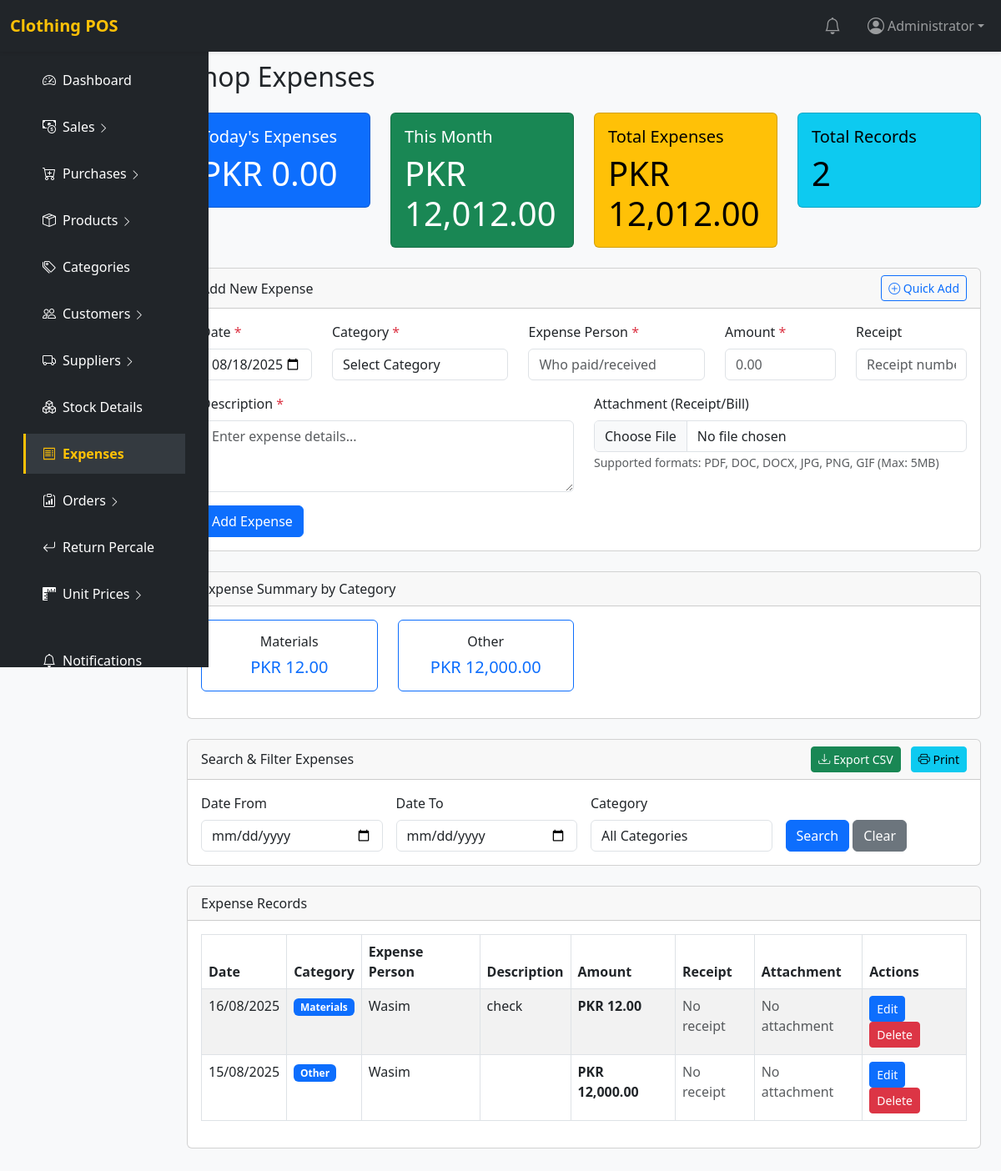
Before: /expenses.php (signed in) with the older database file.
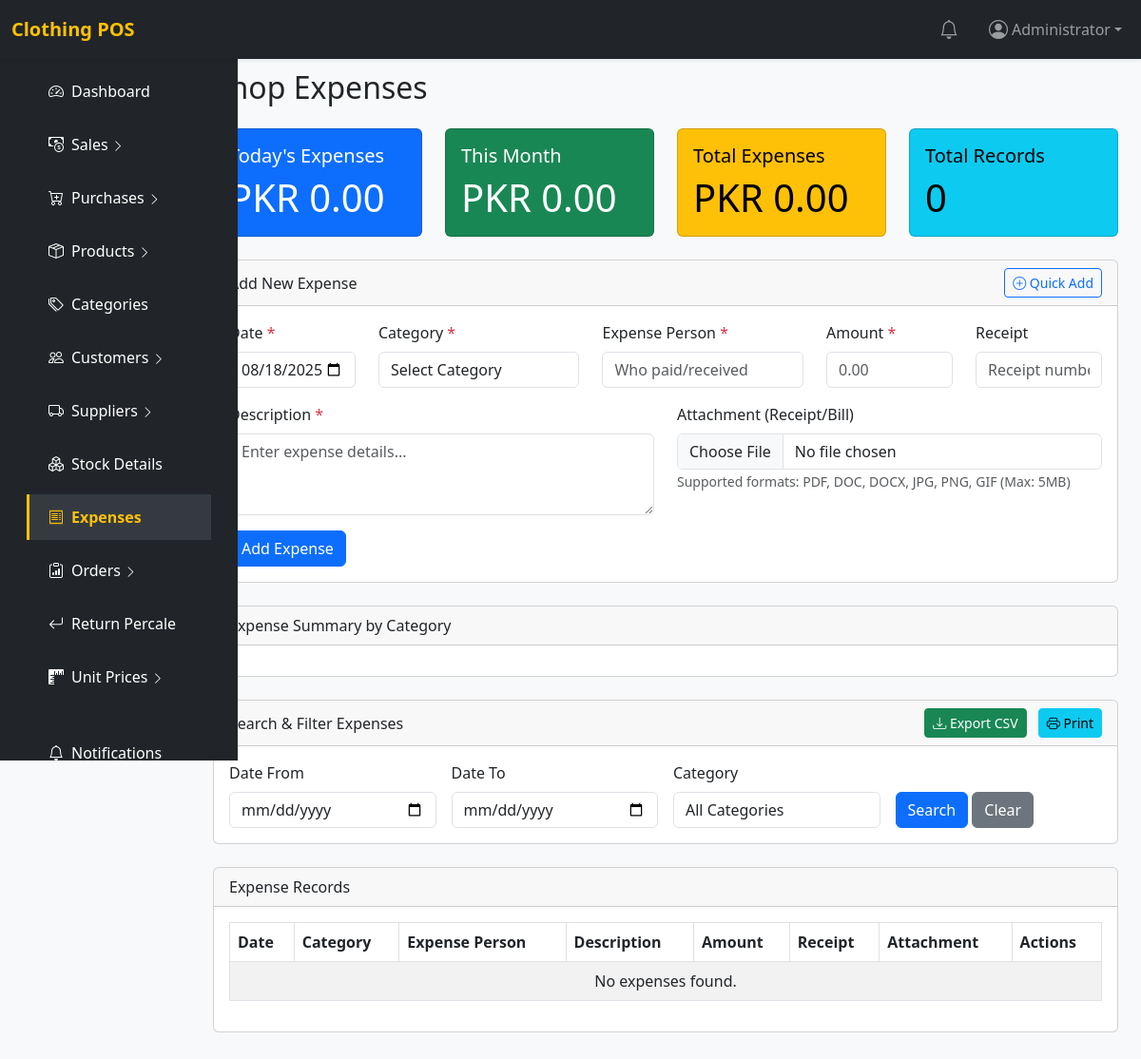
After: the same page with the newer database file.
### tables this page shows
CREATE TABLE `expenses` (
  `id` int(11) NOT NULL,
  `company_id` int(11) NOT NULL DEFAULT 1,
  `cat_id` int(11) NOT NULL,
  `expense_person` varchar(100) NOT NULL,
  `amount` decimal(15,2) NOT NULL,
  `details` varchar(255) NOT NULL,
  `exp_date` date NOT NULL,
  `receipt` varchar(255) NOT NULL,
  `attachment_path` varchar(255) DEFAULT NULL,
  `created_at` timestamp NOT NULL DEFAULT current_timestamp(),
  `updated_at` timestamp NULL DEFAULT NULL ON UPDATE current_timestamp()
);

CREATE TABLE `expenses_category` (
  `id` int(11) NOT NULL,
  `company_id` int(11) NOT NULL DEFAULT 1,
  `expense_cat` varchar(200) NOT NULL,
  `description` text DEFAULT NULL,
  `status` tinyint(1) NOT NULL DEFAULT 1,
  `created_at` timestamp NOT NULL DEFAULT current_timestamp(),
  `updated_at` timestamp NULL DEFAULT NULL ON UPDATE current_timestamp()
);

CREATE TABLE `settings` (
  `id` int(11) NOT NULL,
  `setting_key` varchar(100) NOT NULL,
  `setting_value` text NOT NULL,
  `setting_description` text DEFAULT NULL,
  `setting_type` enum('text','number','select','textarea','boolean') DEFAULT 'text',
  `setting_group` varchar(50) DEFAULT 'general',
  `is_public` tinyint(1) DEFAULT 1,
  `created_at` timestamp NOT NULL DEFAULT current_timestamp(),
  `updated_at` timestamp NOT NULL DEFAULT current_timestamp() ON UPDATE current_timestamp()
);

### includes/settings.php (called while the page is built, shortened)
<?php
function get_setting($key, $default = '') {
    global $pdo;
    try {
        $stmt = $pdo->query("SHOW TABLES LIKE 'settings'");
        $stmt = $pdo->prepare("SELECT setting_value FROM settings WHERE setting_key = ?");
        $stmt->execute([$key]);
        $result = $stmt->fetch(PDO::FETCH_ASSOC);
        if ($result && $result['setting_value'] !== null) {
            return $result['setting_value'];
        }
        return $default;
    } catch (Exception $e) {
        error_log("Error in get_setting for key '{$key}': " . $e->getMessage());
        $legacy_keys = ['company_name', 'company_address', 'company_phone', 'company_email', 'company_logo', 'currency_symbol'];
        if (in_array($key, $legacy_keys)) {
            try {
                $stmt = $pdo->prepare("SELECT company_name, company_address, company_phone, company_email, company_logo, currency FROM system_settings LIMIT 1");
                $stmt->execute();
                $result = $stmt->fetch(PDO::FETCH_ASSOC);
                if ($result) {
                    $fallback_map = [
                        'company_name' => $result['company_name'],
                        'company_address' => $result['company_address'],
                        'company_phone' => $result['company_phone'],
                        'company_email' => $result['company_email'],
                        'company_logo' => $result['company_logo'],
                        'currency_symbol' => $result['currency']
                    ];
                    if (isset($fallback_map[$key]) && $fallback_map[$key] !== null) {
                        return $fallback_map[$key];
                    }
                }
            } catch (Exception $e2) {
                error_log("Fallback error in get_setting for key '{$key}': " . $e2->getMessage());
            }
        }
        return $default;
    }
}
function format_currency($amount) {
    $symbol = get_setting('currency_symbol', 'PKR');
    return $symbol . ' ' . number_format($amount, 2);
}
function format_date($date) {
    $format = get_setting('date_format', 'd/m/Y');
    return date($format, strtotime($date));
}
?>

### expenses.php (the view, shortened to what the changed rows need)
<?php
require_once 'includes/config.php';
require_once 'includes/settings.php';
$params = [];
$where_clause = '';
$query = "SELECT e.*, ec.expense_cat AS category_name FROM expenses e LEFT JOIN expenses_category ec ON e.cat_id = ec.id $where_clause ORDER BY e.exp_date DESC";
$stmt = $pdo->prepare($query);
$stmt->execute($params);
$expenses = $stmt->fetchAll(PDO::FETCH_ASSOC);
$today_total = 0;
$month_total = 0;
$total_expenses = 0;
$category_totals = [];
foreach ($expenses as $expense) {
    $total_expenses += $expense['amount'];
    if (!isset($category_totals[$expense['category_name']])) {
        $category_totals[$expense['category_name']] = 0;
    }
    $category_totals[$expense['category_name']] += $expense['amount'];
    if (date('Y-m', strtotime($expense['exp_date'])) == date('Y-m')) {
        $month_total += $expense['amount'];
    }
}
include 'includes/header.php';
?>
<div class="container-fluid">
    <div class="row">
        <main class="col-md-10 ms-sm-auto px-4 py-5" style="margin-top: 25px;">
            <h2 class="mb-4">Shop Expenses</h2>
            <div class="row mb-4">
                <div class="col-md-3">
                    <div class="card text-bg-primary">
                        <div class="card-body">
                            <h5 class="card-title">Today's Expenses</h5>
                            <p class="card-text display-6"><?= format_currency($today_total) ?></p>
                        </div>
                    </div>
                </div>
                <div class="col-md-3">
                    <div class="card text-bg-success">
                        <div class="card-body">
                            <h5 class="card-title">This Month</h5>
                            <p class="card-text display-6"><?= format_currency($month_total) ?></p>
                        </div>
                    </div>
                </div>
                <div class="col-md-3">
                    <div class="card text-bg-warning">
                        <div class="card-body">
                            <h5 class="card-title">Total Expenses</h5>
                            <p class="card-text display-6"><?= format_currency($total_expenses) ?></p>
                        </div>
                    </div>
                </div>
                <div class="col-md-3">
                    <div class="card text-bg-info">
                        <div class="card-body">
                            <h5 class="card-title">Total Records</h5>
                            <p class="card-text display-6"><?= count($expenses) ?></p>
                        </div>
                    </div>
                </div>
            </div>
            <div class="card mb-4">
                <div class="card-body">
                    <div class="row">
                        <?php foreach ($category_totals as $category => $total): ?>
                            <div class="col-md-3 mb-3">
                                <div class="card border-primary">
                                    <div class="card-body text-center">
                                        <h6 class="card-title"><?= htmlspecialchars($category) ?></h6>
                                        <p class="card-text h5 text-primary"><?= format_currency($total) ?></p>
                                    </div>
                                </div>
                            </div>
                        <?php endforeach; ?>
                    </div>
                </div>
            </div>
            <div class="card">
                <div class="card-body table-responsive">
                    <table class="table table-bordered table-striped">
                        <thead>
                            <tr>
                                <th>Date</th>
                                <th>Category</th>
                                <th>Expense Person</th>
                                <th>Description</th>
                                <th>Amount</th>
                                <th>Receipt</th>
                                <th>Attachment</th>
                                <th>Actions</th>
                            </tr>
                        </thead>
                        <tbody>
                            <?php foreach ($expenses as $expense): ?>
                                <tr>
                                    <td><?= format_date($expense['exp_date']) ?></td>
                                    <td>
                                        <span class="badge bg-primary"><?= htmlspecialchars($expense['category_name']) ?></span>
                                    </td>
                                    <td><?= htmlspecialchars($expense['expense_person']) ?></td>
                                    <td><?= htmlspecialchars($expense['details']) ?></td>
                                    <td class="fw-bold"><?= format_currency($expense['amount']) ?></td>
                                    <td><?= htmlspecialchars($expense['receipt']) ?: '<span class="text-muted">No receipt</span>' ?></td>
                                    <td>
                                        <?php if (!empty($expense['attachment_path'])): ?>
                                            <a href="<?= htmlspecialchars($expense['attachment_path']) ?>" target="_blank" class="btn btn-sm btn-outline-info">
                                                <i class="bi bi-file-earmark"></i> View
                                            </a>
                                        <?php else: ?>
                                            <span class="text-muted">No attachment</span>
                                        <?php endif; ?>
                                    </td>
                                    <td>
                                        <a href="expenses.php?edit=<?= $expense['id'] ?>" class="btn btn-sm btn-primary">Edit</a>
                                        <a href="expenses.php?delete=<?= $expense['id'] ?>" class="btn btn-sm btn-danger" onclick="return confirmDelete(<?= $expense['id'] ?>, '<?= htmlspecialchars($expense['details']) ?>')">Delete</a>
                                    </td>
                                </tr>
                            <?php endforeach; ?>
                            <?php if (empty($expenses)): ?>
                                <tr>
                                    <td colspan="8" class="text-center">No expenses found.</td>
                                </tr>
                            <?php endif; ?>
                        </tbody>
                    </table>
                </div>
            </div>
        </main>
    </div>
</div>
<?php include 'includes/footer.php'; ?>

Changed rows visible on the page:
removed expenses: exp_date "16/08/2025", expenses_category.expense_cat "Materials", expense_person "Wasim", details "check", amount "PKR 12.00", receipt "No receipt", shows "No attachment"
removed expenses: exp_date "15/08/2025", expenses_category.expense_cat "Other", expense_person "Wasim", amount "PKR 12,000.00", receipt "No receipt", shows "No attachment"
added settings: setting_value "PKR 0.00"
Other visible differences:
count($expenses): "2" → "0"
format_currency($today_total): "PKR 0.00" → (not shown)
format_currency($month_total): "PKR 12,012.00" → (not shown)
format_currency($total_expenses): "PKR 12,012.00" → (not shown)
text now shown: "No expenses found."
list line gone: "Materials PKR 12.00"
list line gone: "Other PKR 12,000.00"
